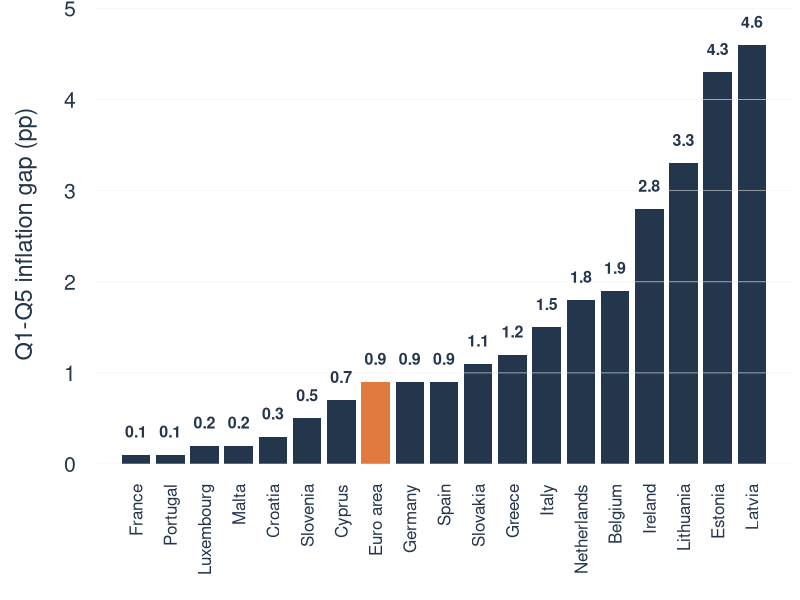

Recreate this plot in R.
# Generate the slide 7 country-gap bar plot for 2022.
# Countries with a negative Q1--Q5 gap are excluded; the euro-area aggregate
# is retained as a highlighted benchmark.
root <- normalizePath(".", mustWork = TRUE)
out <- file.path(root, "fig", "slide7_country_gaps_2022_nonnegative.pdf")

country <- c("France", "Portugal", "Belgium", "Luxembourg", "Malta", "Croatia", "Slovenia",
             "Cyprus", "Euro area", "Germany", "Spain", "Slovakia", "Greece",
             "Italy", "Netherlands", "Ireland", "Lithuania", "Estonia", "Latvia")
gap <- c(0.1, 0.1, 1.9, 0.2, 0.2, 0.3, 0.5, 0.7, 0.9, 0.9, 0.9, 1.1, 1.2,
         1.5, 1.8, 2.8, 3.3, 4.3, 4.6)

ord <- order(gap, country)
country <- country[ord]
gap <- gap[ord]

navy <- "#24364B"; orange <- "#E07A3F"; grid <- "#EEF1F3"
pdf(out, width = 11.4, height = 5.8, family = "sans", useDingbats = FALSE)
par(mar = c(6.8, 4.8, 0.2, 0.4), fg = navy, col.axis = navy, col.lab = navy,
    family = "sans", las = 1, bty = "n", cex.axis = 1.28, cex.lab = 1.42)
bp <- barplot(gap, names.arg = country, horiz = FALSE, ylim = c(0, 5.05), las = 2,
              col = ifelse(country == "Euro area", orange, navy), border = NA,
              axes = FALSE, ylab = "Q1-Q5 inflation gap (pp)", cex.names = 1.02)
axis_breaks <- 0:5
abline(h = axis_breaks, col = grid, lwd = 0.55)
axis(2, at = axis_breaks, col = NA, col.axis = navy, tick = FALSE, las = 1)
text(bp, gap + 0.08, sprintf("%.1f", gap), pos = 3,
     font = 2, col = navy, cex = 0.96)
dev.off()
